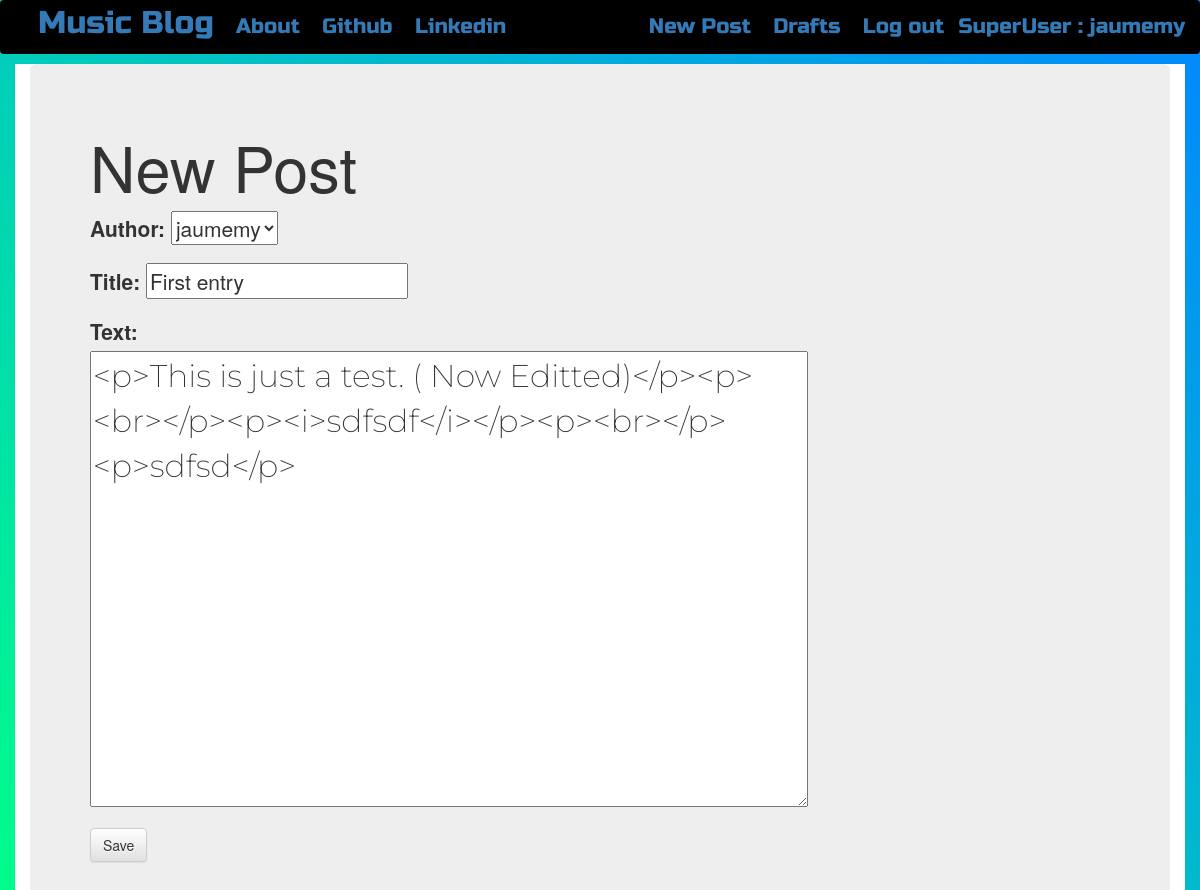
Screenshot of /post/1/edit/ (signed in) with the database file from the repository.
### blog/models.py (models this page shows, shortened)
class Post(models.Model):
    author = models.ForeignKey('auth.User',on_delete=models.CASCADE)
    title = models.CharField(max_length=64)
    text = models.TextField(max_length=128)
    created_date = models.DateTimeField(default=timezone.now)
    published_date = models.DateTimeField(blank=True,null=True)

### blog/views.py (the view)
# urls.py: path('post/<int:pk>/edit/',views.PostUpdateView.as_view(),
class PostUpdateView(LoginRequiredMixin,UpdateView):
    login_url = '/login/'
    redirect_field_name = 'blog/post_detail.html'
    form_class = PostForm
    model = Post

### blog/forms.py
class PostForm(forms.ModelForm):
    class Meta():
        model = Post
        fields = ('author','title','text')
        widgets = {
            'title':forms.TextInput(attrs={'class':'textinputclass'}),
            'text':forms.Textarea(attrs={'class':'editable medium-editor-textarea postcontent'}),
        }

### blog/templates/blog/post_form.html (shortened to what this page needs)
{% extends "blog/base.html" %}
{% block content %}
  <h1>New Post</h1>
  <form class="post-form" method="POST">
    {{form.as_p}}
    <button type="submit" class='save btn btn-default'>Save</button>
  </form>
{% endblock %}

### blog/templates/blog/base.html (shortened to what this page needs)
<!DOCTYPE html>
{% load static %}
<html lang="en" dir="ltr">
  <head>
    <link rel="stylesheet" href="https://stackpath.bootstrapcdn.com/bootstrap/3.4.1/css/bootstrap.min.css">
    <link rel="stylesheet" href="https://stackpath.bootstrapcdn.com/bootstrap/3.4.1/css/bootstrap-theme.min.css">
    <link rel="stylesheet" href="//cdn.jsdelivr.net/npm/medium-editor@latest/dist/css/medium-editor.min.css" type="text/css" media="screen" charset="utf-8">
    <link rel="stylesheet" href="{% static 'css/blog.css' %}">
  </head>
  <body class="loader">
    <nav class="navbar navbar-expand-lg techfont" style="background-color:black;">
      <div class="container">
          <div class="navbar-nav align-items-center">
            <a class="nav-brand bigbrand space" href="{% url 'post_list' %}">Music Blog</a>
            <a class="nav-item nav-link space" href="{% url 'about' %}">About</a>
            <a class="nav-item nav-link space" href="https://www.github.com">Github</a>
            <a class="nav-item nav-link space" href="https://www.linkedin.com">Linkedin</a>
          </div>
          <div class='navbar-nav navbar-right lineheigth'>
            {% if user.is_authenticated %}
              <a class="nav-item nav-link space" href="{% url 'post_new' %}">New Post</a>
              <a class="nav-item nav-link space" href="{% url 'post_draft_list' %}">Drafts</a>
              <a class="nav-item nav-link space" href="{% url 'logout' %}">Log out</a>
              <a > SuperUser : {{ user.username }}</a>
            {% else %}
              <a class="nav-item nav-link lineheigth" href="{% url 'login' %}" aria-label="Log In">
                <span class="glyphicon glyphicon-user" aria-hiden="true"></span></a>
            {% endif %}
          </div>
      </div>
    </nav>
    <div class="content container" style="background-color:white;">
      <div class="jumbotron">
        <div class="row">
          <div class="col-md-8">
            <div class="blog_posts">
              {% block content %}
              {% endblock %}
            </div>
          </div>
        </div>
      </div>
    </div>
  </body>
</html>

### blog/static/css/blog.css (style rules this page uses)
.space { margin: 8px; }
.lineheigth { line-height: 52px; }
.techfont { font-family: 'Russo One', sans-serif; font-size: 1.5em; margin-bottom: 10px; }
.bigbrand { font-size: 1.5em; }
.postcontent { font-family: 'Montserrat'; font-size: 1.5em; }
.loader { filter:hue-rotate(0deg); background:linear-gradient(45deg,#0f8,#08f); animation:hue 10000ms infinite linear; }

### rows the page displays
Post: author "jaumemy", title "First entry", text "<p>This is just a test. ( Now Editted)</p><p><br></p><p><i>sdfsdf</i></p><p><br></p><p>sdfsd</p>"

### other values shown
{{ user.username }} "jaumemy"
